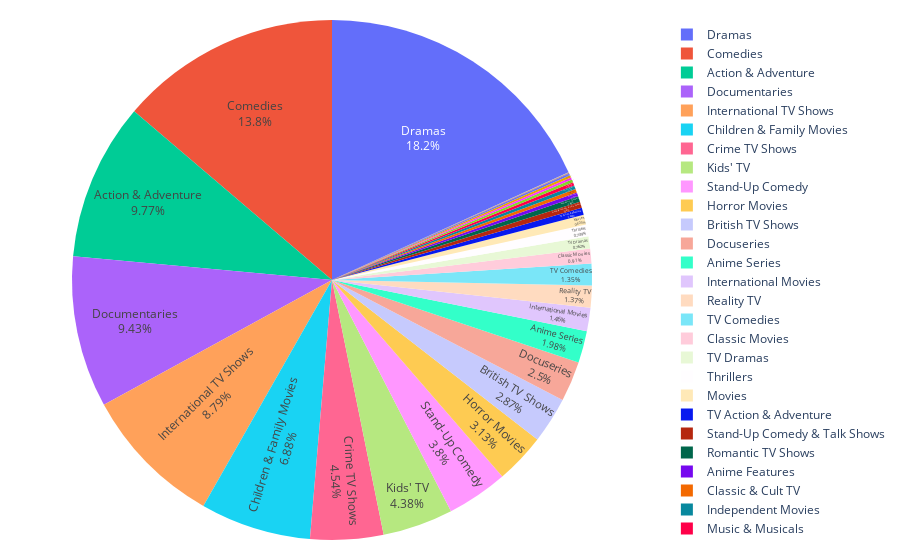

Source (notebook cell):
### Code cell
import plotly.graph_objects as go
ratio_total   = list(df.groupby(['zenre'],as_index=False).agg(zenre_count=('show_id','count')).loc[:,'zenre_count'])
labels_total  = list(df.groupby(['zenre'],as_index=False).agg(zenre_count=('show_id','count')).loc[:,'zenre'])

# pull is given as a fraction of the pie radius
fig = go.Figure(data=[go.Pie(labels=labels_total, values=ratio_total)])
fig.update_layout(margin=dict(t=20, b=20, l=10, r=20))
fig.update_traces(textposition='inside', textinfo='percent+label')
fig.show()

### Figure 1 — Plotly figure (JSON) as saved in the notebook; plotly's stock layout.template omitted (floating-point values rounded to 4 significant figures)
{"data": [{"labels": ["Action & Adventure", "Anime Features", "Anime Series", "British TV Shows", "Children & Family Movies", "Classic & Cult TV", "Classic Movies", "Comedies", "Crime TV Shows", "Cult Movies", "Documentaries", "Docuseries", "Dramas", "Horror Movies", "Independent Movies", "International Movies", "International TV Shows", "Kids' TV", "LGBTQ Movies", "Movies", "Music & Musicals", "Reality TV", "Romantic Movies", "Romantic TV Shows", "Sci-Fi & Fantasy", "Spanish-Language TV Shows", "Sports Movies", "Stand-Up Comedy", "Stand-Up Comedy & Talk Shows", "TV Action & Adventure", "TV Comedies", "TV Dramas", "TV Horror", "TV Sci-Fi & Fantasy", "TV Shows", "Thrillers"], "textinfo": "percent+label", "textposition": "inside", "type": "pie", "values": [859, 21, 174, 252, 605, 20, 80, 1210, 399, 12, 829, 220, 1599, 275, 20, 128, 773, 385, 1, 53, 18, 120, 3, 32, 13, 2, 1, 334, 34, 39, 119, 67, 11, 1, 16, 65]}], "layout": {"margin": {"b": 20, "l": 10, "r": 20, "t": 20}}}
